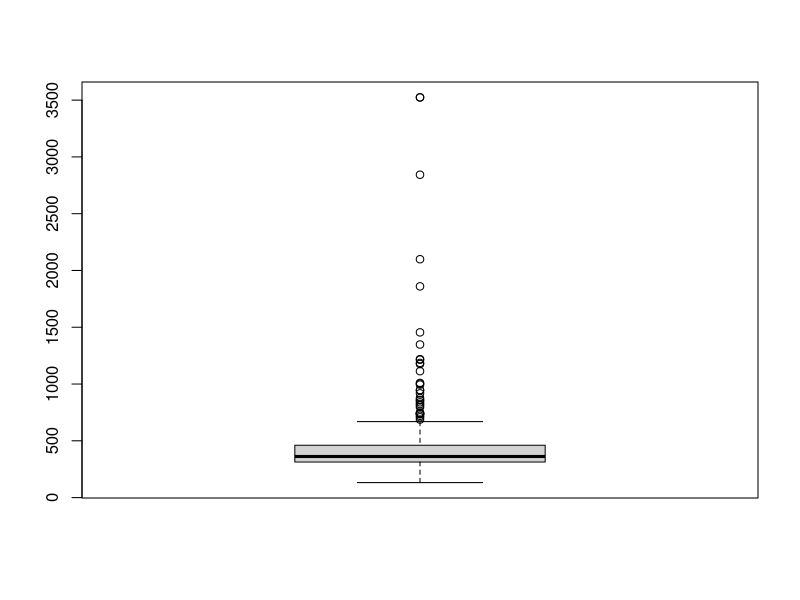

Recreate this plot in R.
#'@title: Translatting Viromes
#'@author: R Alcala
#'@description:
#'

#-- Setting working directory
setwd("git_db/TranslattingViromes/")

#-- loading libraries
library("tidyverse")

#-- loading data
bermudagrass_virome <- read.csv("data/Bermudagrass_virome_BlasXall_2016.csv",
                       header = T)
head(bermudagrass_virome)
dim(bermudagrass_virome)

boxplot(bermudagrass_virome$length)

cov=c(NULL)
for (i in 1:nrow(bermudagrass_virome)){
 cov[i] <- c(strsplit(bermudagrass_virome$Query, split = "_")[[i]][6])
}
bermudagrass_virome$Coverage <- as.numeric(cov)
#@ Collecting metadata
viromeb <- bermudagrass_virome %>%
  select("Exp", Species="Description", "Query", "Genus", "Family", "length", "Coverage", "E.Value",
         "Query.coverage", "X..Pairwise.Identity", "Bit.Score", "Sequence") %>%
  group_by(Species, Genus, Family, Exp) %>% 
  summarise(Cov = mean(Coverage), n=n()) # differences mean

viromeb
